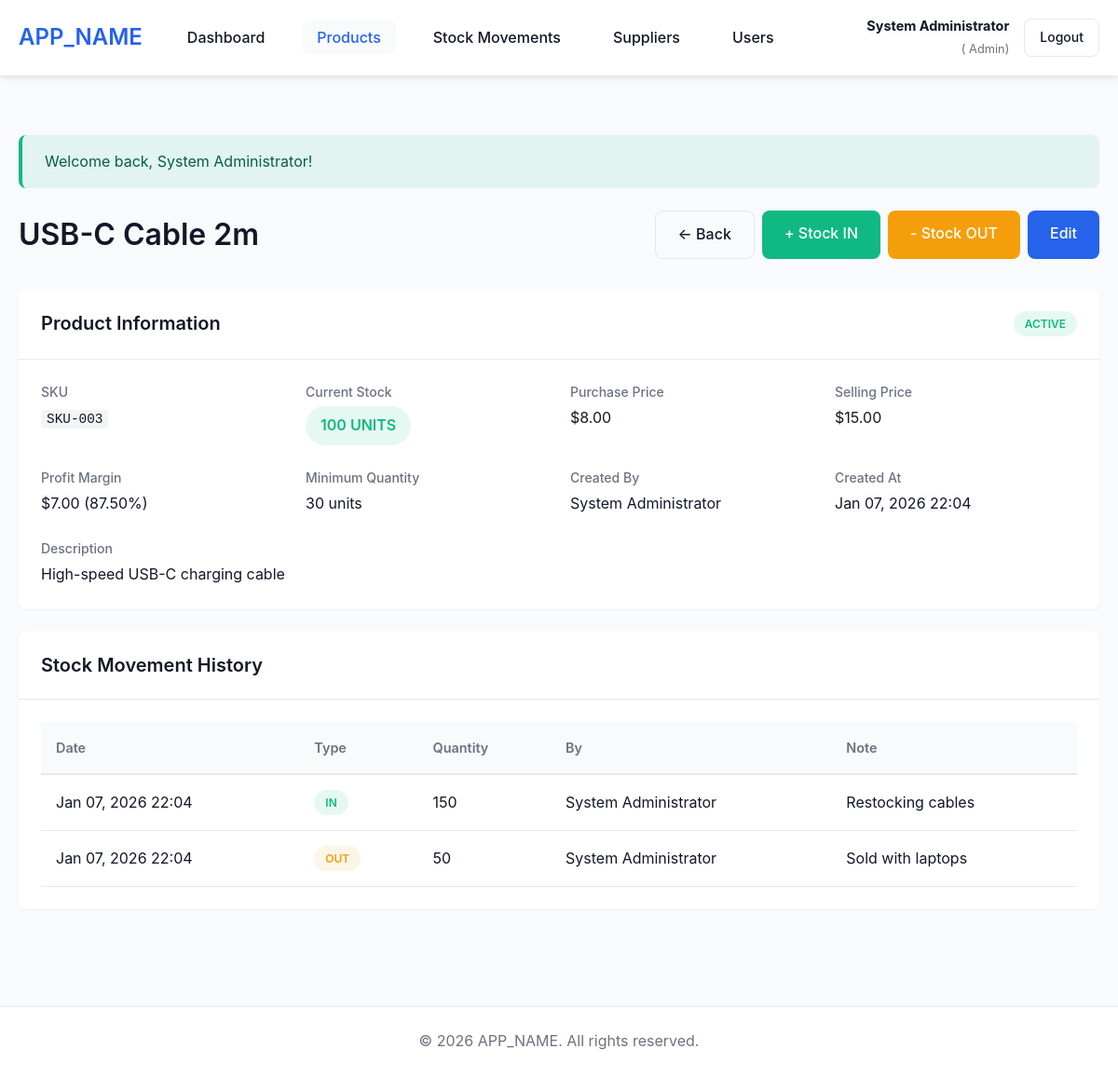
Screenshot of /index.php?page=products&action=view&id=3 (signed in) with the database file from the repository.
### tables this page shows
CREATE TABLE `products` (
  `id` int(10) UNSIGNED NOT NULL,
  `sku` varchar(50) NOT NULL,
  `name` varchar(200) NOT NULL,
  `description` text DEFAULT NULL,
  `purchase_price` decimal(10,2) NOT NULL DEFAULT 0.00,
  `selling_price` decimal(10,2) NOT NULL DEFAULT 0.00,
  `quantity` int(11) NOT NULL DEFAULT 0,
  `minimum_quantity` int(11) NOT NULL DEFAULT 10,
  `is_active` tinyint(1) NOT NULL DEFAULT 1,
  `supplier_id` int(10) UNSIGNED DEFAULT NULL,
  `created_by` int(10) UNSIGNED DEFAULT NULL,
  `created_at` timestamp NOT NULL DEFAULT current_timestamp(),
  `updated_at` timestamp NOT NULL DEFAULT current_timestamp() ON UPDATE current_timestamp()
);

CREATE TABLE `users` (
  `id` int(10) UNSIGNED NOT NULL,
  `username` varchar(50) NOT NULL,
  `email` varchar(100) NOT NULL,
  `password` varchar(255) NOT NULL,
  `full_name` varchar(100) NOT NULL,
  `role` enum('admin','staff','viewer') NOT NULL DEFAULT 'viewer',
  `is_active` tinyint(1) NOT NULL DEFAULT 1,
  `created_at` timestamp NOT NULL DEFAULT current_timestamp(),
  `updated_at` timestamp NOT NULL DEFAULT current_timestamp() ON UPDATE current_timestamp()
);

CREATE TABLE `stock_movements` (
  `id` int(10) UNSIGNED NOT NULL,
  `product_id` int(10) UNSIGNED NOT NULL,
  `movement_type` enum('IN','OUT') NOT NULL,
  `quantity` int(11) NOT NULL,
  `note` text DEFAULT NULL,
  `created_by` int(10) UNSIGNED DEFAULT NULL,
  `created_at` timestamp NOT NULL DEFAULT current_timestamp()
);

### controllers/ProductController.php (called while the page is built, shortened)
<?php
require_once __DIR__ . '/../models/Product.php';
require_once __DIR__ . '/../models/StockMovement.php';
require_once __DIR__ . '/../includes/helpers.php';
class ProductController
{
    private $productModel;
    private $stockMovementModel;
    public function __construct()
    {
        $this->productModel = new Product();
        $this->stockMovementModel = new StockMovement();
    }
    public function view()
    {
        $id = isset($_GET['id']) ? (int) $_GET['id'] : 0;
        $product = $this->productModel->getById($id);
        $movements = $this->stockMovementModel->getByProduct($id, 50);
        require_once __DIR__ . '/../views/products/view.php';
    }
}

### config/Database.php (called while the page is built, shortened)
<?php
class Database
{
    private static $instance = null;
    private $connection;
    private function __construct()
    {
        try {
            $dsn = "mysql:host=" . DB_HOST . ";dbname=" . DB_NAME . ";charset=" . DB_CHARSET;
            $options = [
                PDO::ATTR_ERRMODE => PDO::ERRMODE_EXCEPTION,
                PDO::ATTR_DEFAULT_FETCH_MODE => PDO::FETCH_ASSOC,
                PDO::ATTR_EMULATE_PREPARES => false,
                PDO::MYSQL_ATTR_INIT_COMMAND => "SET NAMES " . DB_CHARSET
            ];
            $this->connection = new PDO($dsn, DB_USER, DB_PASS, $options);
        } catch (PDOException $e) {
            error_log("Database Connection Error: " . $e->getMessage());
            die("Database connection failed. Please check your configuration.");
        }
    }
    public static function getInstance()
    {
        if (self::$instance === null) {
            self::$instance = new self();
        }
        return self::$instance;
    }
    public function getConnection()
    {
        return $this->connection;
    }
}

### models/Product.php (called while the page is built, shortened)
<?php
require_once __DIR__ . '/../config/Database.php';
class Product
{
    private $db;
    public function __construct()
    {
        $this->db = Database::getInstance()->getConnection();
    }
    public function getById($id)
    {
        $sql = "SELECT p.*, u.full_name as created_by_name, s.name as supplier_name
                FROM products p
                LEFT JOIN users u ON p.created_by = u.id
                LEFT JOIN suppliers s ON p.supplier_id = s.id
                WHERE p.id = :id";
        $stmt = $this->db->prepare($sql);
        $stmt->execute(['id' => $id]);
        return $stmt->fetch();
    }
}

### includes/helpers.php (called while the page is built, shortened)
<?php
function formatCurrency($amount, $currency = '$')
{
    return $currency . number_format($amount, 2);
}
function formatDate($date, $format = 'Y-m-d H:i:s')
{
    return date($format, strtotime($date));
}
function isLowStock($quantity, $minimum_quantity)
{
    return $quantity <= $minimum_quantity;
}
function isLoggedIn()
{
    return isset($_SESSION['user_id']);
}
function getCurrentUserRole()
{
    return $_SESSION['user_role'] ?? null;
}
function hasRole($roles)
{
    $userRole = getCurrentUserRole();
    if (is_array($roles)) {
        return in_array($userRole, $roles);
    }
    return $userRole === $roles;
}

### models/StockMovement.php (called while the page is built, shortened)
<?php
require_once __DIR__ . '/../config/Database.php';
class StockMovement
{
    private $db;
    public function __construct()
    {
        $this->db = Database::getInstance()->getConnection();
    }
    public function getByProduct($productId, $limit = 50)
    {
        $sql = "SELECT sm.*, u.full_name as created_by_name
                FROM stock_movements sm
                LEFT JOIN users u ON sm.created_by = u.id
                WHERE sm.product_id = :product_id
                ORDER BY sm.created_at DESC
                LIMIT :limit";
        $stmt = $this->db->prepare($sql);
        $stmt->bindValue(':product_id', $productId, PDO::PARAM_INT);
        $stmt->bindValue(':limit', $limit, PDO::PARAM_INT);
        $stmt->execute();
        return $stmt->fetchAll();
    }
}

### views/products/view.php (the view, shortened to what this page needs)
<?php
require_once __DIR__ . '/../../includes/header.php';
?>
<div class="container">
    <div class="page-header">
        <h1>
            <?php echo htmlspecialchars($product['name']); ?>
        </h1>
        <div class="page-actions">
            <a href="index.php?page=products" class="btn btn-outline">← Back</a>
            <?php if (hasRole(['admin', 'staff'])): ?>
                <a href="index.php?page=stock&action=in" class="btn btn-success">+ Stock IN</a>
                <a href="index.php?page=stock&action=out" class="btn btn-warning">- Stock OUT</a>
            <?php endif; ?>
            <?php if (hasRole('admin')): ?>
                <a href="index.php?page=products&action=edit&id=<?php echo $product['id']; ?>"
                    class="btn btn-primary">Edit</a>
            <?php endif; ?>
        </div>
    </div>
    <div class="card">
        <div class="card-header">
            <h2>Product Information</h2>
            <span class="badge <?php echo $product['is_active'] ? 'badge-success' : 'badge-secondary'; ?>">
                <?php echo $product['is_active'] ? 'Active' : 'Inactive'; ?>
            </span>
        </div>
        <div class="card-body">
            <div class="detail-grid">
                <div class="detail-item">
                    <label>SKU</label>
                    <p><code><?php echo htmlspecialchars($product['sku']); ?></code></p>
                </div>
                <div class="detail-item">
                    <label>Current Stock</label>
                    <p>
                        <span
                            class="badge badge-lg <?php echo isLowStock($product['quantity'], $product['minimum_quantity']) ? 'badge-danger' : 'badge-success'; ?>">
                            <?php echo number_format($product['quantity']); ?> units
                        </span>
                    </p>
                </div>
                <div class="detail-item">
                    <label>Purchase Price</label>
                    <p>
                        <?php echo formatCurrency($product['purchase_price']); ?>
                    </p>
                </div>
                <div class="detail-item">
                    <label>Selling Price</label>
                    <p>
                        <?php echo formatCurrency($product['selling_price']); ?>
                    </p>
                </div>
                <div class="detail-item">
                    <label>Profit Margin</label>
                    <p>
                        <?php
                        $margin = $product['selling_price'] - $product['purchase_price'];
                        $marginPercent = $product['purchase_price'] > 0 ? ($margin / $product['purchase_price']) * 100 : 0;
                        echo formatCurrency($margin) . ' (' . number_format($marginPercent, 2) . '%)';
                        ?>
                    </p>
                </div>
                <div class="detail-item">
                    <label>Minimum Quantity</label>
                    <p>
                        <?php echo number_format($product['minimum_quantity']); ?> units
                    </p>
                </div>
                <div class="detail-item">
                    <label>Created By</label>
                    <p>
                        <?php echo htmlspecialchars($product['created_by_name'] ?? 'N/A'); ?>
                    </p>
                </div>
                <div class="detail-item">
                    <label>Created At</label>
                    <p>
                        <?php echo formatDate($product['created_at'], 'M d, Y H:i'); ?>
                    </p>
                </div>
            </div>
            <?php if ($product['description']): ?>
                <div class="detail-item">
                    <label>Description</label>
                    <p>
                        <?php echo nl2br(htmlspecialchars($product['description'])); ?>
                    </p>
                </div>
            <?php endif; ?>
        </div>
    </div>
    <div class="card">
        <div class="card-header">
            <h2>Stock Movement History</h2>
        </div>
        <div class="card-body">
            <?php if (!empty($movements)): ?>
                <div class="table-responsive">
                    <table class="table">
                        <thead>
                            <tr>
                                <th>Date</th>
                                <th>Type</th>
                                <th>Quantity</th>
                                <th>By</th>
                                <th>Note</th>
                            </tr>
                        </thead>
                        <tbody>
                            <?php foreach ($movements as $movement): ?>
                                <tr>
                                    <td>
                                        <?php echo formatDate($movement['created_at'], 'M d, Y H:i'); ?>
                                    </td>
                                    <td>
                                        <span
                                            class="badge badge-<?php echo $movement['movement_type'] === 'IN' ? 'success' : 'warning'; ?>">
                                            <?php echo $movement['movement_type']; ?>
                                        </span>
                                    </td>
                                    <td>
                                        <?php echo number_format($movement['quantity']); ?>
                                    </td>
                                    <td>
                                        <?php echo htmlspecialchars($movement['created_by_name'] ?? 'N/A'); ?>
                                    </td>
                                    <td>
                                        <?php echo htmlspecialchars($movement['note'] ?? '-'); ?>
                                    </td>
                                </tr>
                            <?php endforeach; ?>
                        </tbody>
                    </table>
                </div>
            <?php else: ?>
                <p class="text-muted">No stock movements recorded yet.</p>
            <?php endif; ?>
        </div>
    </div>
</div>
<?php require_once __DIR__ . '/../../includes/footer.php'; ?>

### assets/css/style.css (style rules this page uses)
:root { --primary-color: #2563eb; --primary-dark: #1e40af; --success-color: #10b981; --warning-color: #f59e0b; --danger-color: #ef4444; --info-color: #3b82f6; --secondary-color: #6b7280; --bg-color: #f9fafb; --card-bg: #ffffff; --text-color: #111827; --text-muted: #6b7280; --border-color: #e5e7eb; --shadow-sm: 0 1px 2px 0 rgba(0, 0, 0, 0.05); --shadow-md: 0 4px 6px -1px rgba(0, 0, 0, 0.1); --shadow-lg: 0 10px 15px -3px rgba(0, 0, 0, 0.1); --border-radius: 8px; --transition: all 0.3s ease; }
* { margin: 0; padding: 0; box-sizing: border-box; }
body { font-family: -apple-system, BlinkMacSystemFont, 'Segoe UI', Roboto, 'Helvetica Neue', Arial, sans-serif; font-size: 16px; line-height: 1.6; color: var(--text-color); background-color: var(--bg-color); }
h1, h2, h3, h4, h5, h6 { font-weight: 600; line-height: 1.2; margin-bottom: 1rem; }
h1 { font-size: 2rem; }
h2 { font-size: 1.5rem; }
a { color: var(--primary-color); text-decoration: none; transition: var(--transition); }
code { background-color: #f3f4f6; padding: 2px 6px; border-radius: 4px; font-family: 'Courier New', monospace; font-size: 0.9em; }
.container { max-width: 1200px; margin: 0 auto; padding: 0 20px; }
.page-header { display: flex; justify-content: space-between; align-items: center; margin-bottom: 2rem; flex-wrap: wrap; gap: 1rem; }
.page-header h1 { margin: 0; }
.page-actions { display: flex; gap: 0.5rem; flex-wrap: wrap; }
.card { background-color: var(--card-bg); border-radius: var(--border-radius); box-shadow: var(--shadow-sm); margin-bottom: 1.5rem; overflow: hidden; }
.card-header { padding: 1.5rem; border-bottom: 1px solid var(--border-color); display: flex; justify-content: space-between; align-items: center; }
.card-header h2 { margin: 0; font-size: 1.25rem; }
.card-body { padding: 1.5rem; }
.table-responsive { overflow-x: auto; }
.table { width: 100%; border-collapse: collapse; }
.table thead { background-color: var(--bg-color); }
.table th { padding: 1rem; text-align: left; font-weight: 600; font-size: 0.9rem; color: var(--text-muted); border-bottom: 2px solid var(--border-color); }
.table td { padding: 1rem; border-bottom: 1px solid var(--border-color); }
.btn { display: inline-block; padding: 0.75rem 1.5rem; border: none; border-radius: var(--border-radius); font-size: 1rem; font-weight: 500; text-align: center; cursor: pointer; transition: var(--transition); text-decoration: none; }
.btn-primary { background-color: var(--primary-color); color: white; }
.btn-success { background-color: var(--success-color); color: white; }
.btn-warning { background-color: var(--warning-color); color: white; }
.btn-outline { background-color: transparent; border: 1px solid var(--border-color); color: var(--text-color); }
.badge { display: inline-block; padding: 0.25rem 0.75rem; border-radius: 9999px; font-size: 0.75rem; font-weight: 600; text-transform: uppercase; }
.badge-lg { padding: 0.5rem 1rem; font-size: 1rem; }
.badge-success { background-color: rgba(16, 185, 129, 0.1); color: var(--success-color); }
.badge-warning { background-color: rgba(245, 158, 11, 0.1); color: var(--warning-color); }
.detail-grid { display: grid; grid-template-columns: repeat(auto-fit, minmax(250px, 1fr)); gap: 1.5rem; margin-bottom: 1.5rem; }
.detail-item label { display: block; font-size: 0.875rem; color: var(--text-muted); margin-bottom: 0.25rem; font-weight: 500; }
.detail-item p { font-size: 1rem; color: var(--text-color); margin: 0; }

### rows the page displays
products: name "USB-C Cable 2m", sku "SKU-003", quantity "100", purchase_price "$8.00", selling_price "$15.00", formatCurrency($margin) "$7.00", marginPercent "87.50", minimum_quantity "30", created_by.full_name "System Administrator", created_at "Jan 07, 2026 22:04", description "High-speed USB-C charging cable"
stock_movements: created_at "Jan 07, 2026 22:04", movement_type "IN", quantity "150", created_by.full_name "System Administrator", note "Restocking cables"
stock_movements: created_at "Jan 07, 2026 22:04", movement_type "OUT", quantity "50", created_by.full_name "System Administrator", note "Sold with laptops"

### other values shown
APP_NAME "APP_NAME"
$_SESSION['full_name'] "System Administrator"
$_SESSION['user_role'] "Admin"
$flashMessage['message'] "Welcome back, System Administrator!"
